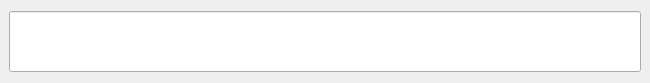
<?xml version="1.0" encoding="UTF-8"?>
<ui version="4.0">
 <class>Ofkl</class>
 <widget class="QMainWindow" name="Ofkl">
  <property name="geometry">
   <rect>
    <x>0</x>
    <y>0</y>
    <width>650</width>
    <height>83</height>
   </rect>
  </property>
  <property name="windowTitle">
   <string>Ofkl</string>
  </property>
  <widget class="QWidget" name="centralwidget">
   <layout class="QVBoxLayout" name="verticalLayout">
    <item>
     <widget class="QLineEdit" name="runBox">
      <property name="font">
       <font>
        <pointsize>35</pointsize>
       </font>
      </property>
     </widget>
    </item>
   </layout>
  </widget>
 </widget>
 <resources/>
 <connections/>
</ui>
